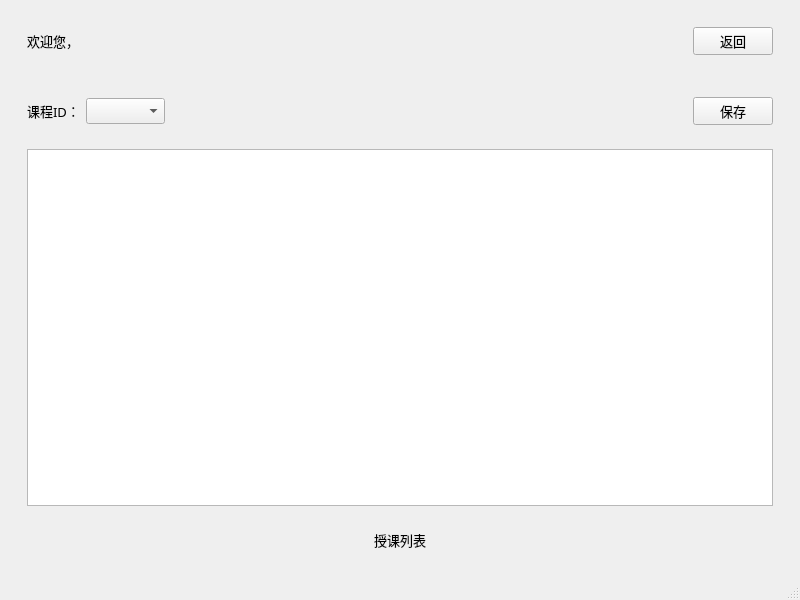
<?xml version="1.0" encoding="UTF-8"?>
<ui version="4.0">
 <class>Tea_grade</class>
 <widget class="QMainWindow" name="Tea_grade">
  <property name="geometry">
   <rect>
    <x>0</x>
    <y>0</y>
    <width>800</width>
    <height>600</height>
   </rect>
  </property>
  <property name="font">
   <font>
    <family>楷体</family>
    <pointsize>10</pointsize>
   </font>
  </property>
  <property name="windowTitle">
   <string>登录成绩</string>
  </property>
  <widget class="QWidget" name="centralwidget">
   <layout class="QGridLayout" name="gridLayout">
    <item row="0" column="0">
     <widget class="QWidget" name="widget_3" native="true">
      <layout class="QVBoxLayout" name="verticalLayout">
       <item>
        <widget class="QWidget" name="widget" native="true">
         <layout class="QHBoxLayout" name="horizontalLayout">
          <item>
           <widget class="QLabel" name="label">
            <property name="text">
             <string>欢迎您，</string>
            </property>
           </widget>
          </item>
          <item>
           <widget class="QLabel" name="label_2">
            <property name="text">
             <string/>
            </property>
           </widget>
          </item>
         </layout>
        </widget>
       </item>
      </layout>
     </widget>
    </item>
    <item row="0" column="1">
     <spacer name="horizontalSpacer_9">
      <property name="orientation">
       <enum>Qt::Horizontal</enum>
      </property>
      <property name="sizeHint" stdset="0">
       <size>
        <width>321</width>
        <height>20</height>
       </size>
      </property>
     </spacer>
    </item>
    <item row="0" column="2">
     <widget class="QWidget" name="widget_8" native="true">
      <layout class="QHBoxLayout" name="horizontalLayout_5">
       <item>
        <spacer name="horizontalSpacer_5">
         <property name="orientation">
          <enum>Qt::Horizontal</enum>
         </property>
         <property name="sizeHint" stdset="0">
          <size>
           <width>40</width>
           <height>20</height>
          </size>
         </property>
        </spacer>
       </item>
       <item>
        <widget class="QWidget" name="widget_2" native="true">
         <layout class="QHBoxLayout" name="horizontalLayout_2">
          <item>
           <spacer name="horizontalSpacer">
            <property name="orientation">
             <enum>Qt::Horizontal</enum>
            </property>
            <property name="sizeHint" stdset="0">
             <size>
              <width>40</width>
              <height>20</height>
             </size>
            </property>
           </spacer>
          </item>
          <item>
           <layout class="QVBoxLayout" name="verticalLayout_4"/>
          </item>
          <item>
           <widget class="QPushButton" name="pushButton">
            <property name="text">
             <string>返回</string>
            </property>
           </widget>
          </item>
         </layout>
        </widget>
       </item>
      </layout>
     </widget>
    </item>
    <item row="1" column="0" colspan="3">
     <widget class="QWidget" name="widget_6" native="true">
      <layout class="QVBoxLayout" name="verticalLayout_3">
       <item>
        <widget class="QWidget" name="widget_7" native="true">
         <layout class="QHBoxLayout" name="horizontalLayout_4">
          <item>
           <widget class="QLabel" name="label_4">
            <property name="text">
             <string>课程ID：</string>
            </property>
           </widget>
          </item>
          <item>
           <widget class="QComboBox" name="comboBoxCourse"/>
          </item>
          <item>
           <spacer name="horizontalSpacer_2">
            <property name="orientation">
             <enum>Qt::Horizontal</enum>
            </property>
            <property name="sizeHint" stdset="0">
             <size>
              <width>40</width>
              <height>20</height>
             </size>
            </property>
           </spacer>
          </item>
          <item>
           <widget class="QPushButton" name="save">
            <property name="text">
             <string>保存</string>
            </property>
           </widget>
          </item>
         </layout>
        </widget>
       </item>
       <item>
        <widget class="QWidget" name="widget_4" native="true">
         <layout class="QVBoxLayout" name="verticalLayout_2">
          <item>
           <widget class="QTableView" name="StuTableView">
            <property name="minimumSize">
             <size>
              <width>746</width>
              <height>329</height>
             </size>
            </property>
           </widget>
          </item>
         </layout>
        </widget>
       </item>
       <item>
        <widget class="QWidget" name="widget_5" native="true">
         <layout class="QHBoxLayout" name="horizontalLayout_3">
          <item>
           <spacer name="horizontalSpacer_3">
            <property name="orientation">
             <enum>Qt::Horizontal</enum>
            </property>
            <property name="sizeHint" stdset="0">
             <size>
              <width>40</width>
              <height>20</height>
             </size>
            </property>
           </spacer>
          </item>
          <item>
           <widget class="QLabel" name="label_3">
            <property name="text">
             <string>授课列表</string>
            </property>
           </widget>
          </item>
          <item>
           <spacer name="horizontalSpacer_4">
            <property name="orientation">
             <enum>Qt::Horizontal</enum>
            </property>
            <property name="sizeHint" stdset="0">
             <size>
              <width>40</width>
              <height>20</height>
             </size>
            </property>
           </spacer>
          </item>
         </layout>
        </widget>
       </item>
      </layout>
     </widget>
    </item>
   </layout>
  </widget>
  <widget class="QMenuBar" name="menubar">
   <property name="geometry">
    <rect>
     <x>0</x>
     <y>0</y>
     <width>800</width>
     <height>26</height>
    </rect>
   </property>
  </widget>
  <widget class="QStatusBar" name="statusbar"/>
 </widget>
 <resources/>
 <connections/>
</ui>
